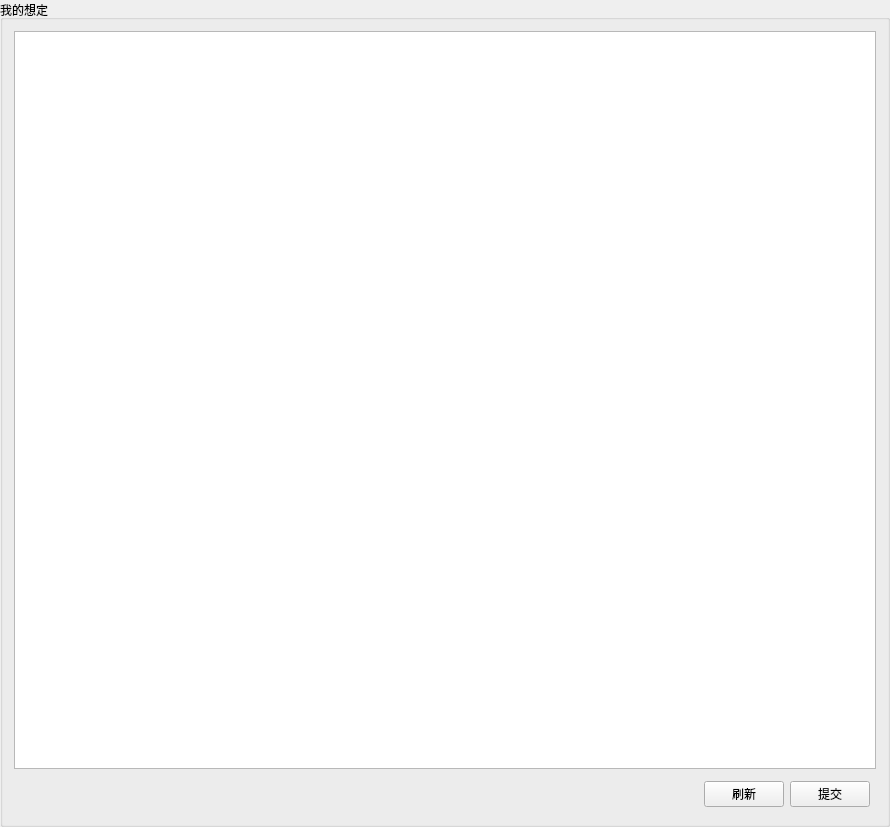
<?xml version="1.0" encoding="UTF-8"?>
<ui version="4.0">
 <class>MYCommitDataWidget</class>
 <widget class="QWidget" name="MYCommitDataWidget">
  <property name="geometry">
   <rect>
    <x>0</x>
    <y>0</y>
    <width>890</width>
    <height>827</height>
   </rect>
  </property>
  <property name="windowTitle">
   <string>MYCommitDataWidget</string>
  </property>
  <layout class="QVBoxLayout" name="verticalLayout_2">
   <property name="leftMargin">
    <number>0</number>
   </property>
   <property name="topMargin">
    <number>0</number>
   </property>
   <property name="rightMargin">
    <number>0</number>
   </property>
   <property name="bottomMargin">
    <number>0</number>
   </property>
   <item>
    <widget class="QGroupBox" name="groupBox">
     <property name="title">
      <string>我的想定</string>
     </property>
     <layout class="QVBoxLayout" name="verticalLayout">
      <item>
       <layout class="QHBoxLayout" name="horizontalLayout"/>
      </item>
      <item>
       <widget class="QTreeView" name="treeView">
        <property name="contextMenuPolicy">
         <enum>Qt::CustomContextMenu</enum>
        </property>
        <property name="alternatingRowColors">
         <bool>true</bool>
        </property>
       </widget>
      </item>
      <item>
       <widget class="QWidget" name="widget" native="true">
        <layout class="QHBoxLayout" name="horizontalLayout_2">
         <property name="leftMargin">
          <number>6</number>
         </property>
         <property name="topMargin">
          <number>6</number>
         </property>
         <property name="rightMargin">
          <number>6</number>
         </property>
         <property name="bottomMargin">
          <number>6</number>
         </property>
         <item>
          <spacer name="horizontalSpacer">
           <property name="orientation">
            <enum>Qt::Horizontal</enum>
           </property>
           <property name="sizeHint" stdset="0">
            <size>
             <width>40</width>
             <height>20</height>
            </size>
           </property>
          </spacer>
         </item>
         <item>
          <widget class="QPushButton" name="pushButton_Refresh">
           <property name="text">
            <string>刷新</string>
           </property>
          </widget>
         </item>
         <item>
          <widget class="QPushButton" name="pushButton_Commit">
           <property name="text">
            <string>提交</string>
           </property>
          </widget>
         </item>
        </layout>
       </widget>
      </item>
     </layout>
    </widget>
   </item>
  </layout>
 </widget>
 <layoutdefault spacing="6" margin="11"/>
 <resources/>
 <connections/>
</ui>
